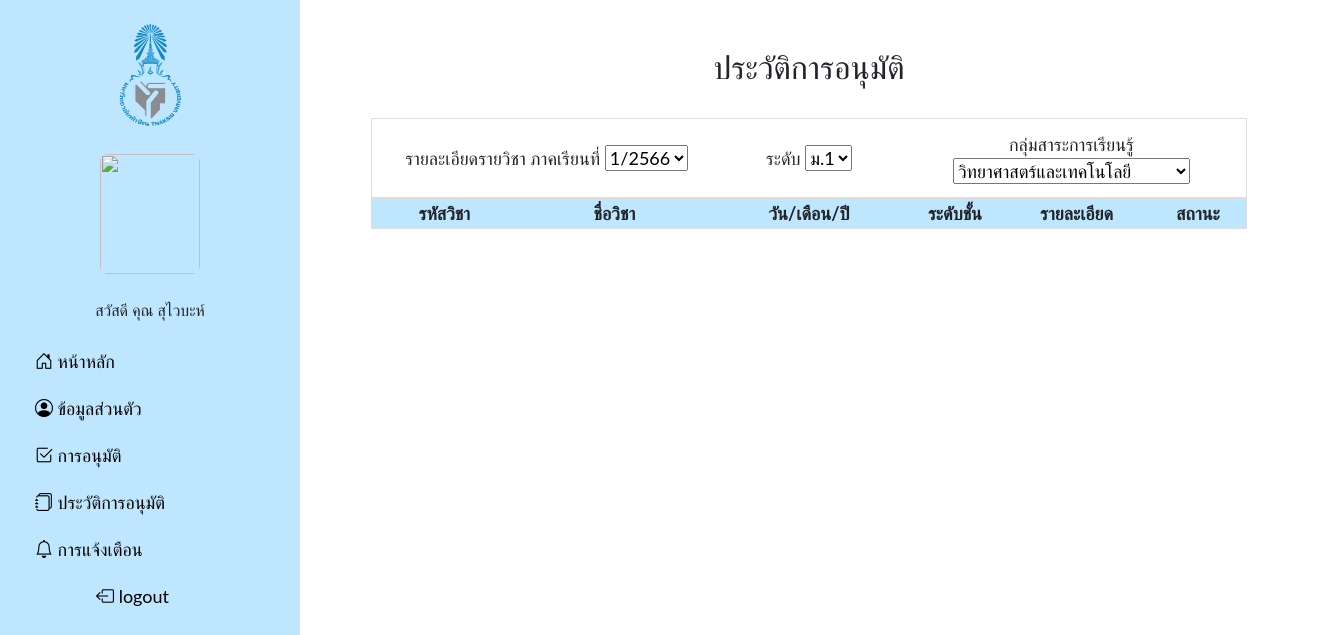
The page /h_history.php (signed in) on the database as committed earlier.
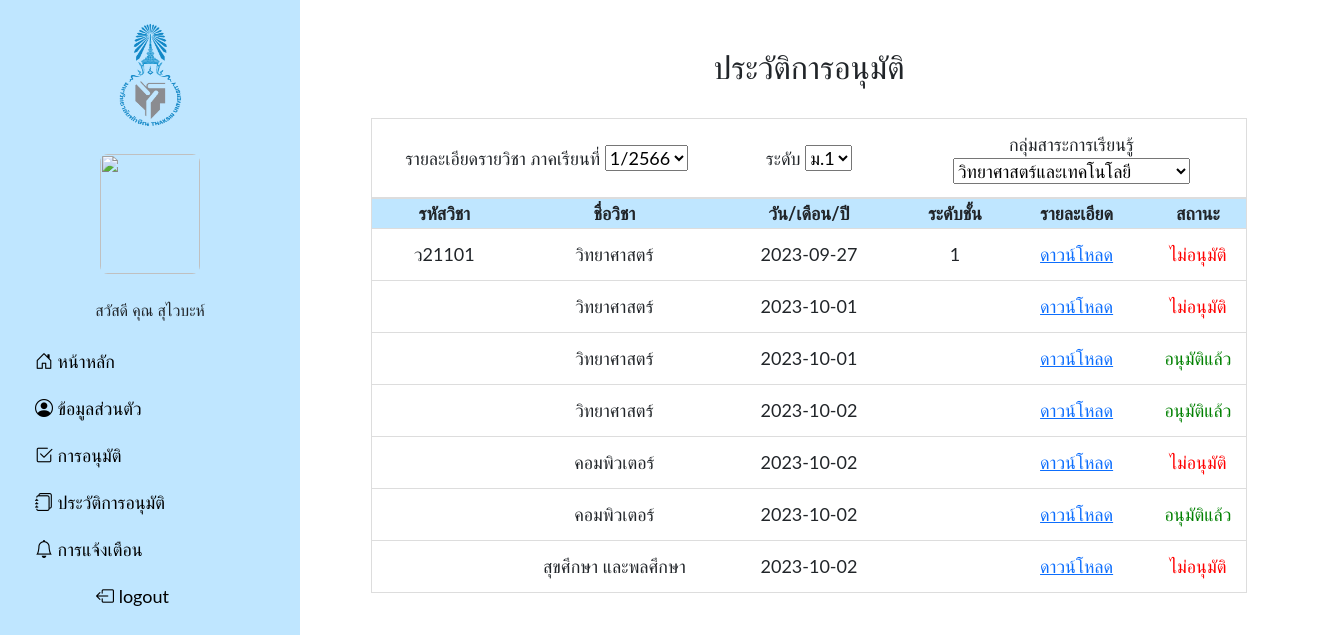
The same page on the database as committed later.
### tables this page shows
CREATE TABLE `tbl_pdf` (
  `tbl_id` int(10) UNSIGNED NOT NULL,
  `subject_id` int(5) NOT NULL,
  `doc_name` varchar(200) NOT NULL COMMENT 'ชื่อวิชา',
  `doc_file` text NOT NULL COMMENT 'ชื่อไฟล์เอกสาร',
  `date` date NOT NULL DEFAULT current_timestamp() COMMENT 'วันที่เพิ่มเอกสาร',
  `course_id` varchar(6) NOT NULL COMMENT 'รหัสวิชา',
  `class_id` varchar(3) NOT NULL COMMENT 'ระดับชั้น',
  `status` varchar(1) NOT NULL,
  `department_id` int(11) NOT NULL,
  `text` text DEFAULT NULL,
  `file` varchar(100) DEFAULT NULL
);

CREATE TABLE `coursecode` (
  `course_id` int(5) NOT NULL,
  `code_id` varchar(6) NOT NULL,
  `subject_id` int(5) NOT NULL
);

### h_history.php (the view, shortened to what this page needs)
<!DOCTYPE html>
<html lang="en">
<head>
    <?php require_once('import_header.php'); ?>
</head>
<?php include('navbar/headbar.php'); ?>
<body>
    <div class="container">
        <div class="main">
            <center>
                <br><br>
                <h2>ประวัติการอนุมัติ</h2><br>
                <table id="myTable">
                    <tr>
                        <td width=40%>
                            <label>รายละเอียดรายวิชา ภาคเรียนที่</label>
                            <select name="term" id="term" onchange="Tsubmit();">
                                <option value="1/2566" selected>1/2566</option>
                            </select>
                        </td>
                        <td width=20%>
                            <label>ระดับ</label>
                            <select name="degree" id="degree" onChange="changeList(this.value);Tsubmit();">
                                <option value="ม.1" selected='selected'>ม.1</option>
                            </select>
                        </td>
                        <td width=40%>
                            <label>กลุ่มสาระการเรียนรู้</label>
                            <select name="กลุ่มสาระการเรียนรู้" id="กลุ่มสาระการเรียนรู้">
                                <?php
                                require_once 'connect.php';
                                $stmt = $conn->prepare("SELECT* FROM department");
                                $stmt->execute();
                                $result = $stmt->fetchAll();
                                foreach ($result as $row) {
                                ?>
                                    <option value="<?php echo $row['department_id'] ?>"> <?php echo $row['d_name'] ?></option>
                                <?php } ?>
                            </select>
                        </td>
                    </tr>
                </table>
                <table id="myTable">
                        <tr class="header">
                            <th width="15%">รหัสวิชา</th>
                            <th width="20%">ชื่อวิชา</th>
                            <th width="20%">วัน/เดือน/ปี</th>
                            <th width="10%">ระดับชั้น</th>
                            <th width="15%">รายละเอียด</th>
                            <th width="10%">สถานะ</th>
                        </tr>
                        <?php
                        require_once 'connect.php';
                        $stmt = $conn->prepare("SELECT tbl_pdf.* , subjects.s_name, coursecode.code_id FROM `tbl_pdf`
                        LEFT JOIN subjects ON tbl_pdf.subject_id = subjects.subject_id
                        LEFT JOIN coursecode ON tbl_pdf.course_id = coursecode.course_id");
                        $stmt->execute();
                        $result = $stmt->fetchAll();
                        foreach ($result as $row) {
                            if ($row['status'] == 2 || $row['status'] == 4) {
                        ?>
                                <tr>
                                <td><?= $row['code_id'] ?></td>
                                <td><?= $row['doc_name'] ?></td>
                                <td><?= $row['date'] ?></td>
                                <td><?= $row['class_id'] ?></td>
                                <td><a href="downloads/<?php echo $row['doc_file']; ?>" target="_blank">ดาวน์โหลด</a></td>
                                <td><?php
                                    if ($row['status'] == 2) {
                                        echo '<span class="green-text">อนุมัติแล้ว</span>';
                                    } elseif ($row['status'] == 4) {
                                        echo '<span class="red-text">ไม่อนุมัติ</span>';
                                    } else {
                                        echo "<?= $row[class_id] ?>";
                                    }
                                    ?></td>
                            </tr>
                        <?php
                            }
                        }
                        ?>
                    </table>
            </center>
        </div>
    </div>
</body>
</html>

Rows that differ between the two databases and show on the page:
added tbl_pdf: coursecode.code_id "ว21101", doc_name "วิทยาศาสตร์", date "2023-09-27", class "1", status "ไม่อนุมัติ"
added tbl_pdf: doc_name "วิทยาศาสตร์", date "2023-10-01", status "ไม่อนุมัติ"
added tbl_pdf: doc_name "วิทยาศาสตร์", date "2023-10-01", status "อนุมัติแล้ว"
added tbl_pdf: doc_name "วิทยาศาสตร์", date "2023-10-02", status "อนุมัติแล้ว"
added tbl_pdf: doc_name "คอมพิวเตอร์", date "2023-10-02", status "ไม่อนุมัติ"
added tbl_pdf: doc_name "คอมพิวเตอร์", date "2023-10-02", status "อนุมัติแล้ว"
added tbl_pdf: doc_name "สุขศึกษา และพลศึกษา", date "2023-10-02", status "ไม่อนุมัติ"
